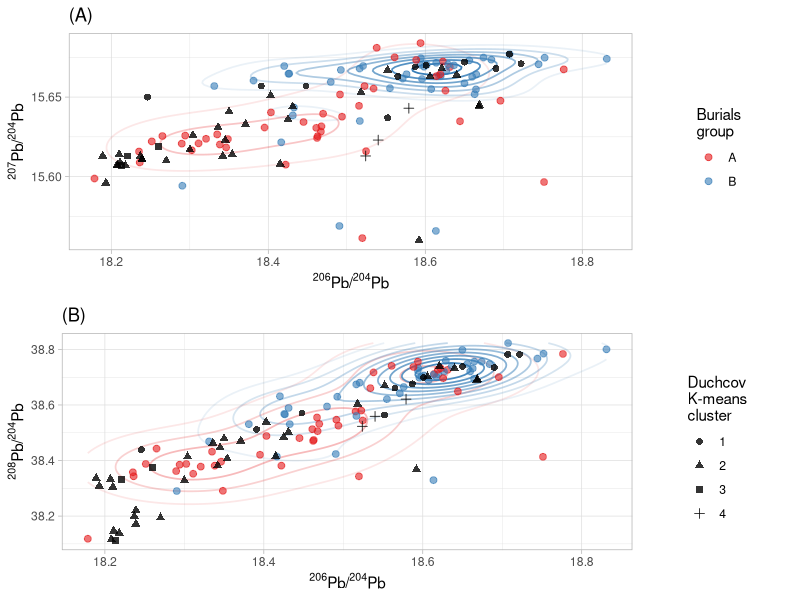

The R script that drew this image:
library(tidyverse)

# data on Duchcov hoard
# elements selected for further analysis
elements <- c("Co", "Ni", "Zn", "As", "Ag", "Sb", "Pb")

duchcov <- read_csv(here::here("data", "duchcov.csv"))

cluster_d <- read_csv(here::here("data", "clusters.csv")) %>%
  mutate(kmeans = factor(kmeans))

isotopes <- duchcov %>%
  select(id, starts_with("Pb2"))
isotopes <- bind_cols(isotopes, cluster_d)

# data on burials
burials <- read_csv(here::here("data", "burial_grounds.csv"))

composition_burials <- read_csv(here::here("data", "burial_grounds_compositions.csv")) %>% 
  filter(site != "Duchcov")

# pca, scaling, kmeans
composition_burials <- scale(composition_burials[, elements])
pc_comp <- prcomp(composition_burials)

cluster_b <- tibble(kmeans = kmeans(pc_comp$x[, 1:5], centers = 4, nstart = 50)$cluster) %>% 
  mutate(kmeans = as_factor(kmeans))

# labs
lab_206_207 <- labs(x = expression(paste(""^206, "Pb/", ""^204, "Pb")),
                    y = expression(paste(""^207, "Pb/", ""^204, "Pb")))
lab_206_208 <- labs(x = expression(paste(""^206, "Pb/", ""^204, "Pb")),
                    y = expression(paste(""^208, "Pb/", ""^204, "Pb")))
lab_207_208 <- labs(x = expression(paste(""^207, "Pb/", ""^206, "Pb")),
                    y = expression(paste(""^208, "Pb/", ""^206, "Pb")))

# plot
rename_clusters <- function(cluster_b) {
  cluster_b_tab <- cluster_b %>% count(kmeans) %>% 
    mutate(group = if_else(n == 43, "B",
                           if_else(n == 44, "A", NA_character_))) %>% 
    select(kmeans, group)
  cluster_b_lookup <- cluster_b_tab$group
  names(cluster_b_lookup) <- cluster_b_tab$kmeans
  cluster_b_out <- cluster_b %>% 
    filter(kmeans %in% cluster_b_tab$kmeans) %>% 
    mutate(kmeans = unname(cluster_b_lookup[as.character(kmeans)]))
  return(cluster_b_out)
}

burials_plot <- bind_cols(burials, rename_clusters(cluster_b)) %>% 
  filter(!is.na(kmeans))

bur1 <- burials_plot %>% 
  ggplot(aes(Pb206_204, Pb207_204)) +
  stat_density2d(aes(color = kmeans, alpha = ..level..), 
                 size = 0.6, show.legend = FALSE) +
  geom_point(aes(color = kmeans), alpha = 0.6, size = 2) +
  scale_color_brewer(aesthetics = c("color", "fill"), palette = "Set1", name = "Burials\ngroup") +
  geom_point(data = isotopes, aes(shape = kmeans), alpha = 0.8, size = 2, show.legend = FALSE) + 
  labs(shape = "Duchcov\nK-means\ncluster", title = "(A)") + lab_206_207 +
  theme_light()

# burials_plot %>% 
#   ggplot(aes(Pb206_204, Pb207_204)) +
#   stat_ellipse(aes(color = kmeans), level = 0.65) +
#   geom_point(aes(color = kmeans), alpha = 0.6, size = 2) +
#   scale_color_brewer(aesthetics = c("color", "fill"), palette = "Set1", name = "Burials\ngroup") +
#   geom_point(data = isotopes, aes(shape = kmeans), alpha = 0.8, size = 2) + 
#   labs(shape = "Duchcov\nK-means\ncluster") + lab_206_207

bur2 <- burials_plot %>% 
  ggplot(aes(Pb206_204, Pb208_204)) +
  stat_density2d(aes(color = kmeans, alpha = ..level..), 
                 size = 0.6, show.legend = FALSE) +
  geom_point(aes(color = kmeans), alpha = 0.6, size = 2, show.legend = FALSE) +
  scale_color_brewer(aesthetics = c("color", "fill"), palette = "Set1", name = "Burials\ngroup") +
  geom_point(data = isotopes, aes(shape = kmeans), alpha = 0.8, size = 2) + 
  labs(shape = "Duchcov\nK-means\ncluster", title = "(B)") + lab_206_208 +
  theme_light()

# tweaking the legend position
# cowplot
legend1 <- cowplot::get_legend(bur1)
legend2 <- cowplot::get_legend(bur2)
bur1 <- bur1 + theme(legend.position="none")
bur2 <- bur2 + theme(legend.position="none")
# 4. Create a blank plot
# blankPlot <- ggplot() +
#   geom_blank(aes(1,1)) + 
#   cowplot::theme_nothing()

fX <- gridExtra::grid.arrange(bur1, legend1, bur2, legend2, 
                              nrow = 2, ncol = 2, 
                              widths = c(0.8, 0.2))

ggsave(here::here("plots", "FIG10.pdf"), plot = fX, width = 90, height = 160, units = "mm")


